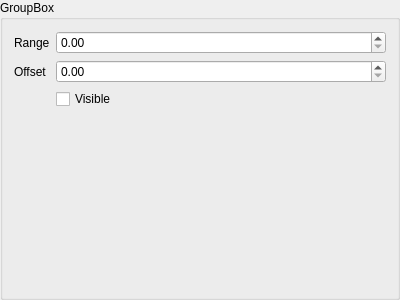
<?xml version="1.0" encoding="UTF-8"?>
<ui version="4.0">
 <class>channel_controls</class>
 <widget class="QGroupBox" name="channel_controls">
  <property name="geometry">
   <rect>
    <x>0</x>
    <y>0</y>
    <width>400</width>
    <height>300</height>
   </rect>
  </property>
  <property name="windowTitle">
   <string>Channel</string>
  </property>
  <property name="title">
   <string>GroupBox</string>
  </property>
  <layout class="QFormLayout" name="formLayout">
   <item row="0" column="0">
    <widget class="QLabel" name="label">
     <property name="text">
      <string>Range</string>
     </property>
    </widget>
   </item>
   <item row="0" column="1">
    <widget class="QDoubleSpinBox" name="range"/>
   </item>
   <item row="1" column="0">
    <widget class="QLabel" name="label_2">
     <property name="text">
      <string>Offset</string>
     </property>
    </widget>
   </item>
   <item row="1" column="1">
    <widget class="QDoubleSpinBox" name="offset"/>
   </item>
   <item row="2" column="1">
    <widget class="QCheckBox" name="visible">
     <property name="text">
      <string>Visible</string>
     </property>
    </widget>
   </item>
  </layout>
 </widget>
 <resources/>
 <connections/>
</ui>
